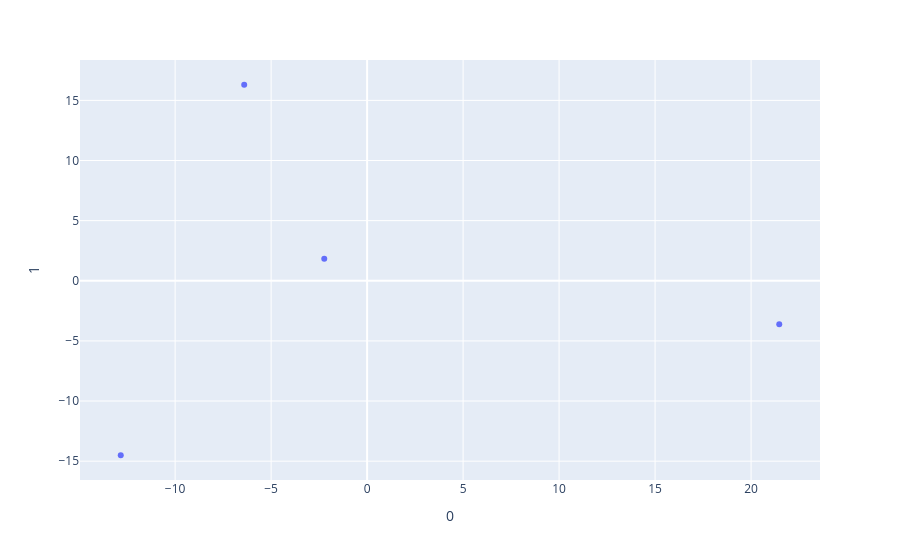

The notebook cell saved with this chart:
### Code cell
# Plot PCA
fig = px.scatter(
        pcs_df,
        x=0,
        y=1,
        hover_data=[pcs_df.index]
)
fig.show()

### Figure 1 — Plotly figure (JSON) as saved in the notebook; plotly's stock layout.template omitted (floating-point values rounded to 4 significant figures)
{"data": [{"customdata": [["baseline"], ["TBRS.bed"], ["WDSTS.bed"], ["Williams.bed"]], "hovertemplate": "0=%{x}<br>1=%{y}<br>index=%{customdata[0]}<extra></extra>", "legendgroup": "", "marker": {"color": "#636efa", "symbol": "circle"}, "mode": "markers", "name": "", "orientation": "v", "showlegend": false, "type": "scatter", "x": [-2.233, 21.47, -12.83, -6.402], "xaxis": "x", "y": [1.828, -3.621, -14.51, 16.3], "yaxis": "y"}], "layout": {"legend": {"tracegroupgap": 0}, "margin": {"t": 60}, "xaxis": {"anchor": "y", "domain": [0, 1], "title": {"text": "0"}}, "yaxis": {"anchor": "x", "domain": [0, 1], "title": {"text": "1"}}}}
